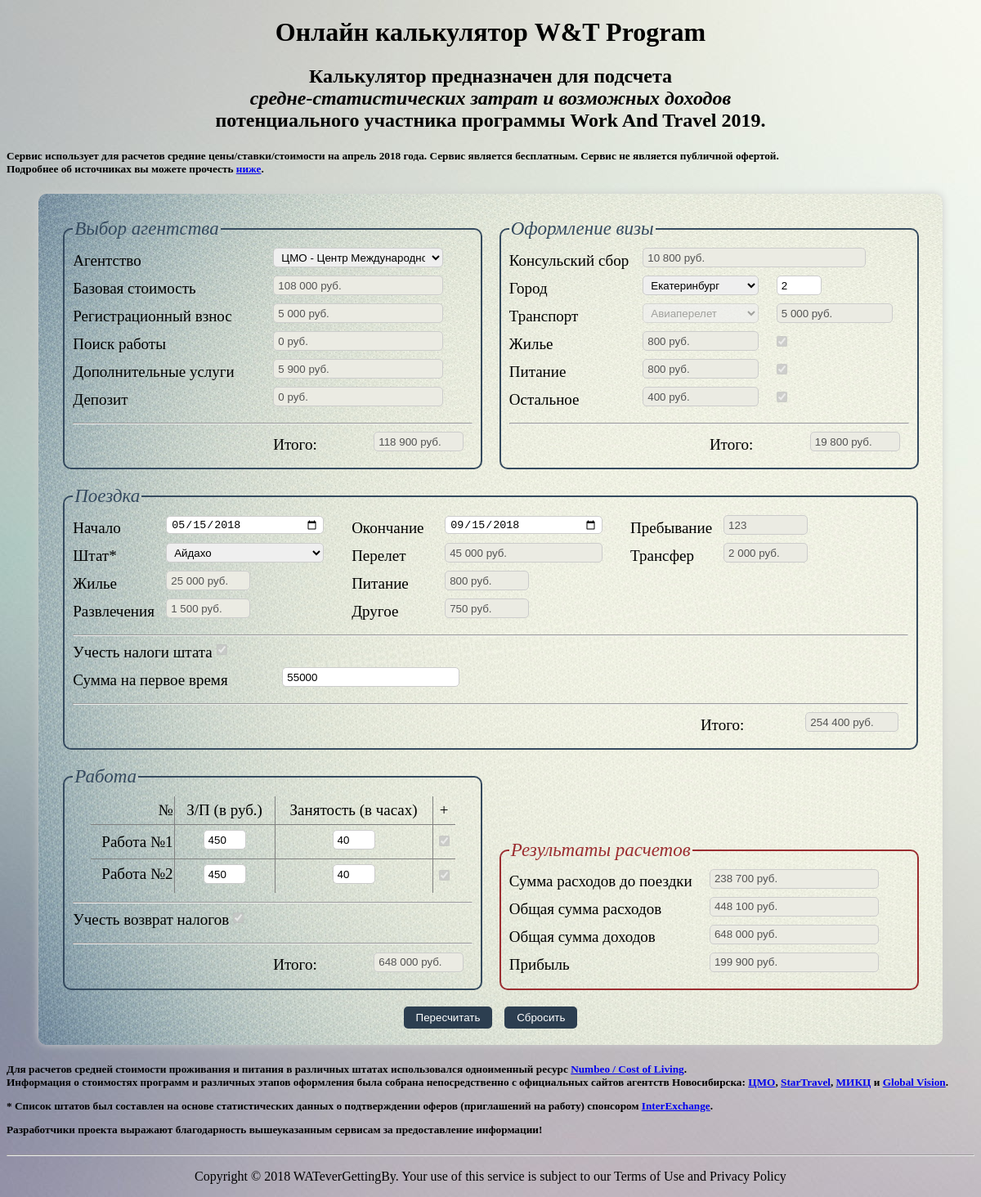
Page /app.php?agencySelector=3 on the committed database.
### tables this page shows
CREATE TABLE `program` (
  `program_id` int(11) NOT NULL,
  `name` varchar(100) NOT NULL,
  `base_cost` decimal(10,0) NOT NULL,
  `description` varchar(400) DEFAULT NULL,
  `agency_id` int(11) NOT NULL
);

CREATE TABLE `agency` (
  `agency_id` int(11) NOT NULL,
  `sponsor` varchar(50) NOT NULL,
  `registration_fee` decimal(10,0) NOT NULL,
  `consular_fee` decimal(10,0) NOT NULL,
  `additional_fee` decimal(10,0) NOT NULL,
  `working_fee` decimal(10,0) NOT NULL,
  `deposit_fee` decimal(10,0) NOT NULL
);

CREATE TABLE `visa` (
  `visa_id` int(11) NOT NULL,
  `name_of_city` varchar(20) NOT NULL,
  `housing` decimal(10,0) NOT NULL,
  `meal` decimal(10,0) NOT NULL,
  `living` decimal(10,0) NOT NULL,
  `trans_avia` int(11) NOT NULL,
  `trans_rail` int(11) NOT NULL,
  `trans_auto` int(11) NOT NULL,
  `description` varchar(100) NOT NULL
);

CREATE TABLE `state` (
  `state_id` int(11) NOT NULL,
  `name` varchar(30) NOT NULL,
  `avg_salary` float NOT NULL,
  `flight` decimal(10,0) NOT NULL,
  `transfer` decimal(10,0) NOT NULL,
  `housing` decimal(10,0) NOT NULL,
  `meal` decimal(10,0) NOT NULL,
  `entertainment` decimal(10,0) NOT NULL,
  `living` decimal(10,0) NOT NULL,
  `salary_tax` float NOT NULL,
  `purchases_tax` float NOT NULL
);

### app.php (the view, shortened to what the rows shown need)
<!DOCTYPE html>
<html>
    <head>
    </head>
<?php
$dbParams=require('db.php');
	$db= new PDO(
		$dbParams['connection'],
		$dbParams['username'],
		$dbParams['password']
	);
$agencyQuery = $db
	->prepare('
		SELECT * FROM `program` INNER JOIN `agency` ON `agency`.`agency_id` = `program`.`agency_id`
	');
$agencyQuery
	->execute();
$agencies=$agencyQuery
	->fetchAll(PDO::FETCH_ASSOC);
if (isset($_GET['agencySelector'])) {
	$Program = ($_GET['agencySelector']);
}
else
{
	$Program = '1';
}
$selectedagencyQuery = $db
	->prepare('
		SELECT * FROM `program` INNER JOIN `agency` ON `agency`.`agency_id` = `program`.`agency_id` WHERE `program_id` = '.$Program.'
	');
$selectedagencyQuery
	->execute();
$selectedagencies=$selectedagencyQuery
	->fetchAll(PDO::FETCH_ASSOC);
$visaQuery =$db
	->prepare('
		SELECT * FROM `visa`
	');
$visaQuery
	->execute();
$visum=$visaQuery
	->fetchAll(PDO::FETCH_ASSOC);
if (isset($_GET['visaSelector'])) {
	$Visa = ($_GET['visaSelector']);
}
else
{
	$Visa = '1';
}
$selectedvisaQuery =$db
	->prepare('
		SELECT * FROM `visa` WHERE `visa_id` = '.$Visa.'
	');
$selectedvisaQuery
	->execute();
$selectedvisum=$selectedvisaQuery
	->fetchAll(PDO::FETCH_ASSOC);
$stateQuery =$db
	->prepare('
		SELECT * FROM `state`
	');
$stateQuery
	->execute();
$states=$stateQuery
	->fetchAll(PDO::FETCH_ASSOC);
if(isset($_GET['stateSelector'])){
	$State = ($_GET['stateSelector']);
}
else
{
	$State = '29';
}
$selectedstateQuery =$db
	->prepare('
		SELECT * FROM `state` WHERE `state_id` = '.$State.'
	');
$selectedstateQuery
	->execute();
$selectedstates=$selectedstateQuery
	->fetchAll(PDO::FETCH_ASSOC);
?>
    <body>
        <header class="page-header">
		<h1 align=center>Онлайн калькулятор W&T Program</h1>
		<h2 align=center>Калькулятор предназначен для подсчета <br><i>средне-статистических затрат и возможных доходов</i><br> потенциального участника программы Work And Travel 2019.</h2>
		</header>
        <main>
          <form action="app.php" method="GET">
				<div class="half-width">
					<fieldset>
						<div class="half-width">
							<input type="text" name="program_base_cost" title= "Базовая стоимость выбранного варианта программы" value='<?
							foreach ($selectedagencies as $selectedagency) {};
							$ProgramCost = htmlspecialchars($selectedagency['base_cost']);
							print (number_format($ProgramCost, 0, ',', ' ').' руб.');
							?>' disabled>
						</div>
						<div class="half-width">
							<input type="text" name="agency_registration_fee" title= "Регистрационный взнос агентства" value='<?
							foreach ($selectedagencies as $selectedagency) {};
							$AgencyRegistrationFee = htmlspecialchars($selectedagency['registration_fee']);
							print (number_format($AgencyRegistrationFee, 0, ',', ' ').' руб.');
							?>' disabled>
						</div>
						<div class="half-width">
							<input type="text" name="agency_working_fee" title= "Стоимость поиска работ агентством" value='<?
							$AgencyWorkingFee = htmlspecialchars($selectedagency['working_fee']);
							print (number_format($AgencyWorkingFee, 0, ',', ' ').' руб.');
							?>' disabled>
						</div>
						<div class="half-width">
							<input type="text" name="agency_additional_fee" title= "Стоимость дополнительных услуг агентства" value='<?
							$AgencyAdditionalFee = htmlspecialchars($selectedagency['additional_fee']);
							print (number_format($AgencyAdditionalFee, 0, ',', ' ').' руб.');
							?>' disabled>
						</div>
						<div class="half-width">
							<input type="text" name="agency_deposit_fee" title= "Возвращаемый депозит агентству" value='<?
							$AgencyDepositFee = htmlspecialchars($selectedagency['deposit_fee']);
							print (number_format($AgencyDepositFee, 0, ',', ' ').' руб.');
							?>' disabled>
						</div>
						<div class="half-width">
							<div class="half-width">
								<?php
								$AgencyTotal = $ProgramCost + $AgencyRegistrationFee + $AgencyWorkingFee + $AgencyAdditionalFee + $AgencyDepositFee;
								?>
								<input type="text" name="" title= "Итог по затратам, связанным с агентством" value='<?php print (number_format($AgencyTotal, 0, ',', ' ').' руб.'); ?>' disabled>
							</div>
						</div>
					</fieldset>
				</div>
				<div class="half-width">
					<fieldset>
						<div class="two-third-width">
							<input type="text" name="visa_consular_fee" title= "Стоимость консульского сбора" value='<?
							$VisaConsularFee = htmlspecialchars($selectedagency['consular_fee']);
							print number_format($VisaConsularFee, 0, ',', ' ').' руб.';
							?>' disabled>
						</div>
								<input type="number" name="visa_period" value="<?
								if (isset($_GET['visa_period'])) {
									$VisaPeriod = $_GET['visa_period'];
								}
								else
								{
									$VisaPeriod = 2;
								}
								?>" title= "Количество дней проживания в городе">
						<div class="one-third-width">
							<input type="text" name="visa_tansfer" title= "Стоимость трансфера" value='<?
							foreach ($selectedvisum as $selectedvisa) {};
							$VisaTansfer = htmlspecialchars($selectedvisa['trans_avia']);
							print number_format($VisaTansfer, 0, ',', ' ').' руб.';
							?>' disabled>
						</div>
						<div class="one-third-width">
							<input type="text" name="visa_housing" title= "Стоимость аренды за день" value='<?
							$VisaHousing = htmlspecialchars($selectedvisa['housing']);
							print number_format($VisaHousing, 0, ',', ' ').' руб.';
							?>' disabled>
						</div>
						<div class="one-third-width">
							<input type="text" name="visa_meal" title= "Стоимость питания за день" value='<?
							$VisaMeal = htmlspecialchars($selectedvisa['meal']);
							print number_format($VisaMeal, 0, ',', ' ').' руб.';
							?>' disabled>
						</div>
						<div class="one-third-width">
							<input type="text" name="visa_living" title= "Включает дополнительные затраты на проживание (транспорт, развлечения и др.)" value='<?
							$VisaLiving = htmlspecialchars($selectedvisa['living']);
							print number_format($VisaLiving, 0, ',', ' ').' руб.';?>' disabled>
						</div>
						<div class="half-width">
							<div class="half-width">
								<?php
								$VisaTotal = $VisaConsularFee + $VisaTansfer + (($VisaHousing + $VisaMeal + $VisaLiving) * $VisaPeriod);
								?>
								<input type="text" name="" title= "Итог по затратам, связанным с поездкой за визой" value='<?=number_format($VisaTotal, 0, ',', ' ').' руб.'?>' disabled>
							</div>
						</div>
					</fieldset>
				</div>
				<fieldset>
							<input type="date" name="data1" title= "Дата вылета" value="<?php
							if (isset($_GET['data1'])) {
								$Date1 = $_GET['data1'];
							}
							else
							{
								$Date1 = '2018-05-15';
							}
							?>">
							<input type="date" name="data2" title= "Дата возвращения" value="<?php
							if (isset($_GET['data2'])) {
								$Date2 = $_GET['data2'];
							}
							else
							{
								$Date2 = '2018-09-15';
							}
							?>">
							<input type="text" name="state_period" title= "Количество дней проживания в штатах" value='<?
							$StatePeriod = (intval(abs(strtotime($Date2) - strtotime($Date1))) / (3600*24) );
							?>' disabled>
								<?php foreach ($states as $state) { ?>
								<option <?if(isset($_GET['stateSelector']) and htmlspecialchars($state['state_id']) == $_GET['stateSelector']):?> selected='selected' <?endif?> value='<?=htmlspecialchars($state['state_id']);?>'><?=htmlspecialchars($state['name'])?></option>
								<?php } ?>
					<div class="one-third-width">
						<div class="two-third-width">
							<input type="text" name="state_flight" title= "Стоимость затрат на перелет в оба конца" value='<?
							foreach ($selectedstates as $selectedstate) {};
							$StateFlight = htmlspecialchars($selectedstate['flight']);
							print number_format($StateFlight, 0, ',', ' ').' руб.';
							?>' disabled>
						</div>
					</div>
					<div class="one-third-width">
						<div class="one-third-width">
							<input type="text" name="state_transfer" title= "Стоимость затрат на трансфер туда и обратно" value='<?
							$StateTransfer = htmlspecialchars($selectedstate['transfer']);
							print number_format($StateTransfer, 0, ',', ' ').' руб.';
							?>' disabled>
						</div>
					</div>
					<div class="one-third-width">
						<div class="one-third-width">
							<input type="text" name="state_housing" title= "Стоимость жилья за месяц" value='<?
							$StateHousing = htmlspecialchars($selectedstate['housing']);
							print number_format($StateHousing, 0, ',', ' ').' руб.';
							?>' disabled>
						</div>
					</div>
					<div class="one-third-width">
						<div class="one-third-width">
							<input type="text" name="state_meal" title= "Затраты на питание на один день" value='<?
							$StateMeal = htmlspecialchars($selectedstate['meal']);
							print number_format($StateMeal, 0, ',', ' ').' руб.';
							?>' disabled>
						</div>
					</div>
					<div class="one-third-width">
						<div class="one-third-width">
							<input type="text" name="state_entertainment" title= "Средние затраты на отдых и развлечения в штате в месяц" value='<?
							$StateEntertainment = htmlspecialchars($selectedstate['entertainment']);
							print number_format($StateEntertainment, 0, ',', ' ').' руб.';
							?>' disabled>
						</div>
					</div>
					<div class="one-third-width">
						<div class="one-third-width">
							<input type="text" name="state_living" title= "Бытовые затраты в месяц" value='<?
							$StateLiving = htmlspecialchars($selectedstate['living']);
							print number_format($StateLiving, 0, ',', ' ').' руб.';
							?>' disabled>
						</div>
					</div>
							<input type="number" name="money_with" value="<?
							if (isset($_GET['money_with'])) {
								$MoneyWith = ($_GET['money_with']);
							}
							else
							{
								$MoneyWith = '55000';
							}
							?>" title= "Средняя сумма рекомендуемая на первое время">
					<div class="half-width">
						<div class="half-width">
							<div class="half-width">
								<?
								$StateTotal = $StateFlight + $StateTransfer + ($StateMeal * $StatePeriod) + (($StateHousing + $StateEntertainment + $StateLiving) * (round(($StatePeriod/30), 0, PHP_ROUND_HALF_UP)));
								?>
								<input type="text" name="" title= "Итог по затратам, связанным с поездкой за визой" value='<?=number_format($StateTotal, 0, ',', ' ').' руб.'?>' disabled>
							</div>
						</div>
					</div>
				</fieldset>
				<div class="half-width">
					<fieldset>
						<table style="border-collapse: collapse; margin: auto;" border="1">
							<tbody>
								<tr>
									<td>
										<label style="margin-bottom: 0px; margin-top: 5px;" align="center">
											<input type="number" name="salary1" style="width: 40px;" value="<?
											if (isset($_GET['salary1'])) {
												$Salary1 = $_GET['salary1'];
											}
											else
											{
												$Salary1 = htmlspecialchars($state['avg_salary']);
											}
											print $Salary1;
											?>" title= "Ставка дохода за час работы">
										</label>
									</td>
											<input type="number" name="worktime1" style="width: 40px;" value='<?
											if (isset($_GET['worktime1'])) {
												$WorkTime1 = $_GET['worktime1'];
											}
											else
											{
												$WorkTime1 = '40';
											}
											?>' title= "Количество часов в неделю">
								</tr>
								<tr>
									<td>
										<label style="margin-bottom: 0px; margin-top: 5px;" align="center">
											<input type="number" name="salary2" style="width: 40px;" value="<?
											if (isset($_GET['salary2'])) {
												$Salary2 = $_GET['salary2'];
											}
											else
											{
												$Salary2 = htmlspecialchars($state['avg_salary']);
											}
											print $Salary2;
											?>" title= "Ставка дохода за час работы">
										</label>
									</td>
											<input type="number" name="worktime2" style="width: 40px;" value='<?
											if (isset($_GET['worktime2'])) {
												$WorkTime2 = $_GET['worktime2'];
											}
											else
											{
												$WorkTime2 = '40';
											}
											?>' title= "Количество часов в неделю">
								</tr>
							</tbody>
						</table>
						<div>
							<div class="half-width">
								<div class="half-width">
									<?
									$WorkTotal = (($Salary1 * $WorkTime1 + $Salary2 * $WorkTime2) * (round(($StatePeriod/7), 0, PHP_ROUND_HALF_UP)));
									?>
									<input type="text" name="" title= "Итог по затратам, связанным с поездкой за визой" value='<?=number_format($WorkTotal, 0, ',', ' ').' руб.'?>' disabled>
								</div>
							</div>
						</div>
					</fieldset>
				</div>
				<div class="half-width">
					<fieldset style="border: 2px solid #9b2d30;">
						<div class="half-width">
							<input type="text" name="expenses_before" value="<?
							$ExpensesBefore = $AgencyTotal + $VisaTotal + $StateFlight + $MoneyWith;
							print number_format($ExpensesBefore, 0, ',', ' ').' руб.';
							?>" disabled>
						</div>
						<div class="half-width">
							<input type="text" name="expenses_total" value="<?
							$ExpensesTotal = $ExpensesBefore + $StateTotal - $StateFlight;
							print number_format($ExpensesTotal, 0, ',', ' ').' руб.';
							?>" disabled>
						</div>
						<div class="half-width">
							<input type="text" name="revenue_total" value="<?
							$RevenueTotal = $WorkTotal;
							print number_format($RevenueTotal, 0, ',', ' ').' руб.';
							?>" disabled>
						</div>
					</fieldset>
				</div>
            </form>
        </main>
    </body>
</html>

### rows in the picture
program: program_base_cost "108 000 руб.", base_cost.deposit_fee "118 900 руб.", expenses_before "238 700 руб.", expenses_total "448 100 руб."
agency: agency_registration_fee "5 000 руб.", agency_working_fee "0 руб.", agency_additional_fee "5 900 руб.", agency_deposit_fee "0 руб.", visa_consular_fee "10 800 руб.", consular_fee.living "19 800 руб."
visa: visa_tansfer "5 000 руб.", visa_housing "800 руб.", visa_meal "800 руб.", visa_living "400 руб."
state: state_flight "45 000 руб.", state_transfer "2 000 руб.", state_housing "25 000 руб.", state_meal "800 руб.", state_entertainment "1 500 руб.", state_living "750 руб.", flight+transfer+meal "254 400 руб."
state: salary1 "450", salary2 "450", avg_salary "648 000 руб.", revenue_total "648 000 руб."

### other values in the picture
form field agencySelector "ЦМО - Центр Международного Обмена / Full-Service"
form field visaSelector "Екатеринбург"
form field stateSelector "Айдахо"
